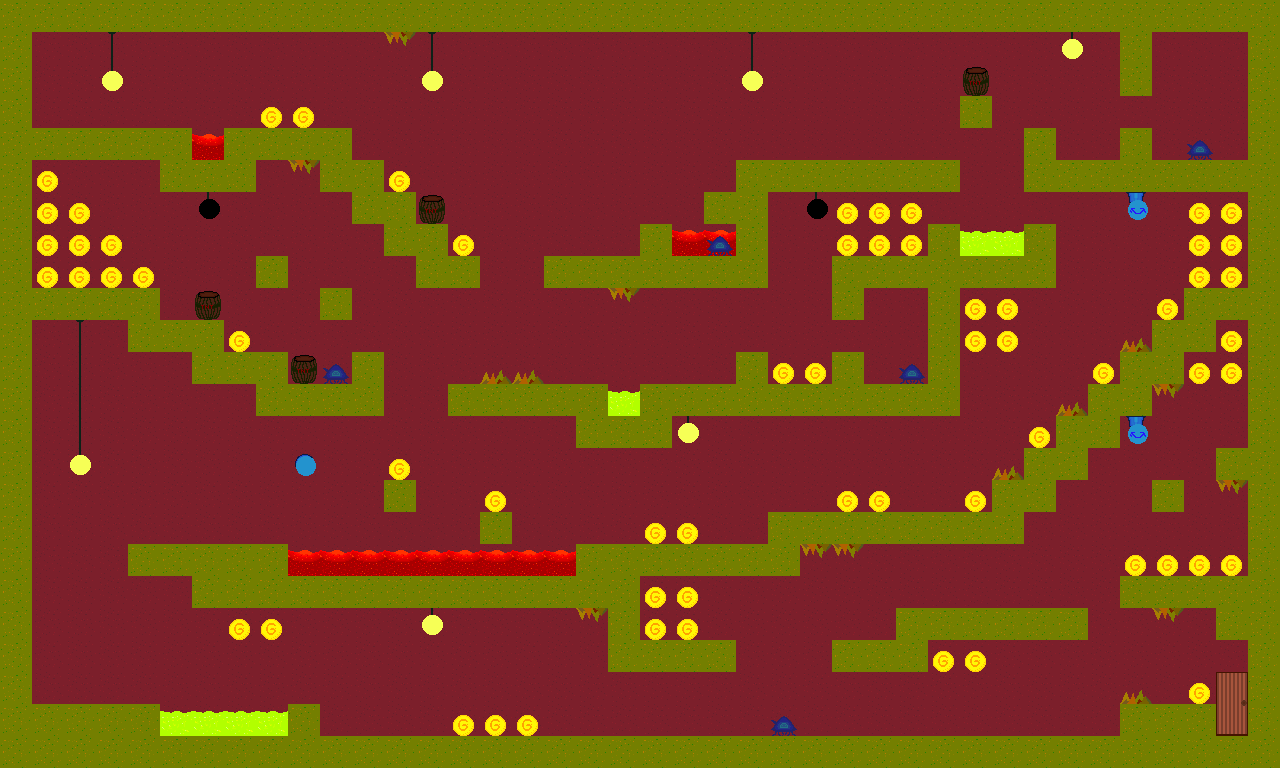

Tiled map render using the project's own tile images. Description and the map definition, with tile-layer contents summarised, below:
An orthogonal 40x24 tile map with 32x32 px tiles, 6 tile layers (first, second, third, lights, ...).

<map version="1.0" orientation="orthogonal" renderorder="right-down" width="40" height="24" tilewidth="32" tileheight="32" nextobjectid="1">
 <tileset firstgid="1" source="tilesheet.tsx" />
 <layer name="first" width="40" height="24">
  <data>[960 cells, 960 non-empty, 1 distinct tile ids]</data>
 </layer>
 <layer name="second" width="40" height="24">
  <data>[960 cells, 303 non-empty, 1 distinct tile ids]</data>
 </layer>
 <layer name="third" width="40" height="24">
  <data>[960 cells, 19 non-empty, 5 distinct tile ids]</data>
 </layer>
 <layer name="lights" width="40" height="24">
  <data>[960 cells, 31 non-empty, 6 distinct tile ids]</data>
 </layer>
 <layer name="active" width="40" height="24">
  <data>[960 cells, 102 non-empty, 8 distinct tile ids]</data>
 </layer>
 <layer name="enemy" width="40" height="24">
  <data>[960 cells, 5 non-empty, 1 distinct tile ids]</data>
 </layer>
</map>